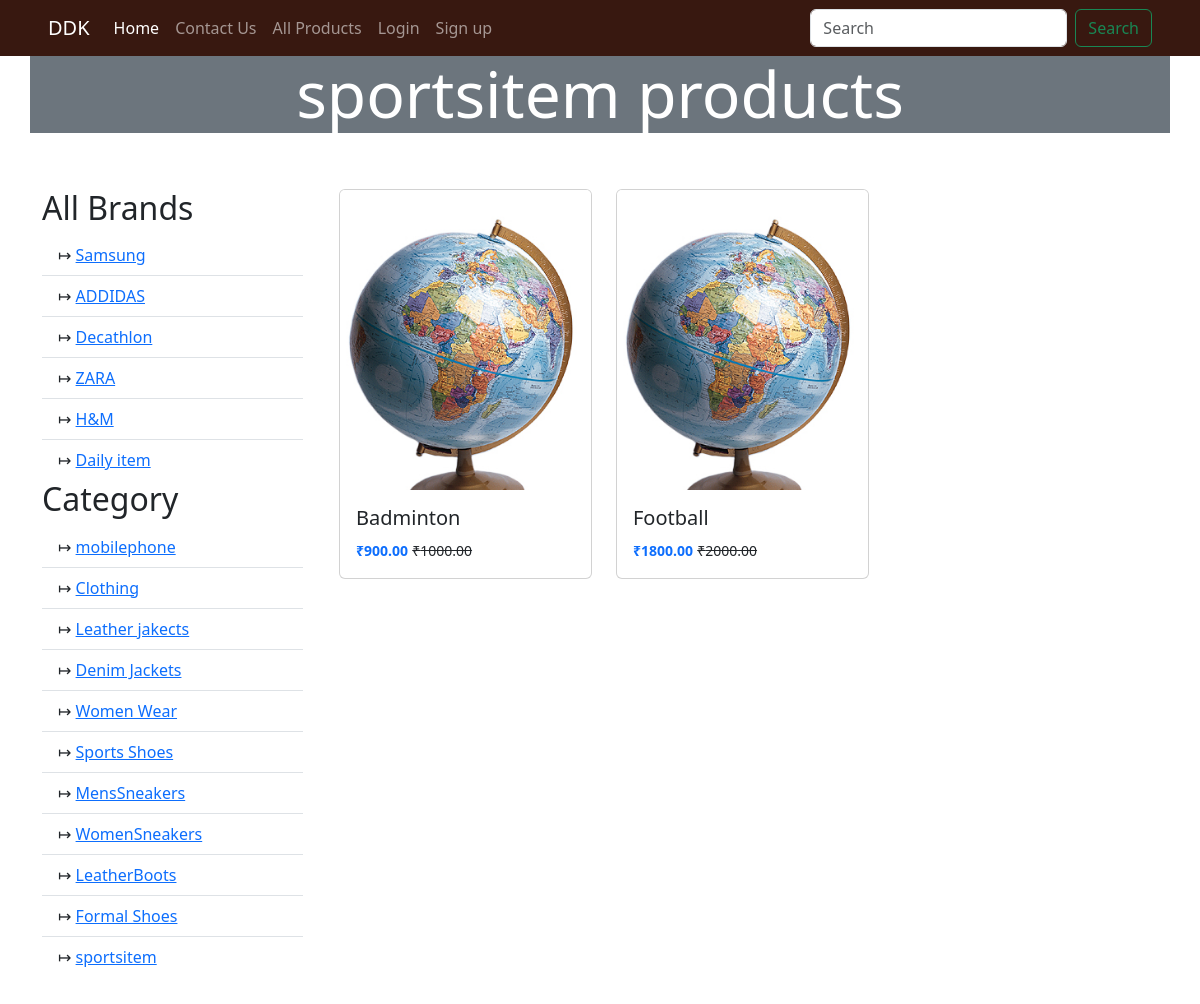
The page /shop/category/sportsitem/all/ on the database its author committed.
### shop/models.py (models this page shows, shortened)
class Category(models.Model):
    name = models.CharField(max_length=50)
    slug = models.SlugField(max_length = 60,unique=True)

class Brand(models.Model):
    name = models.CharField( max_length=50)
    slug = models.SlugField(max_length=60,unique=True)
    logo = models.ImageField(upload_to='brand/logo',blank=True,null=True)
    banner = models.ImageField(upload_to='brand/logo',blank=True,null=True)
    favorite= models.BooleanField(default=False)

class Product(models.Model):
     name = models.CharField( max_length=50)
     slug = models.SlugField(max_length=60,unique=True)
     category= models.ForeignKey(Category, on_delete=models.DO_NOTHING ,related_name='category')
     brand= models.ForeignKey(Brand, on_delete=models.DO_NOTHING,related_name='brand')
     description = models.TextField()
     seller = models.ForeignKey(Seller, on_delete=models.DO_NOTHING,related_name='seller')
     oprice = models.DecimalField(max_digits=10, decimal_places=2)
     sprice = models.DecimalField(max_digits=10, decimal_places=2)
     qty = models.IntegerField(default =1)
     image = models.ImageField( upload_to='product/image', blank=True,null=True)

### shop/views.py (the view)
# urls.py: path('category/<slug:category>/all/',views.category_products,name='category_products'),
def category_products(request,category):
     catObj = Category.objects.get(slug=category)
     products=Product.objects.filter(category=catObj)
     return render(request,'shop/category_products.html',{
        'category': catObj,
        'products': products,
        'brands': Brand.objects.all(),
        'categories': Category.objects.all()
        })

### templates/shop/category_products.html (shortened to what this page needs)
{% extends 'layout/base.html' %}
{% load static %}
{% load crispy_forms_tags %}
{% block body %}
<div class="container px-0 bg-secondary">
    <h2 class="text-center display-3 text-white">
        {{category.name}} products
    </h2>
</div>
<div class="container py-5">
    <div class="row">
        <div class="col">
            <h2>All Brands</h2>
            <ul class="list-group list-group-flush">
                {% for item in brands %}
                <li class="list-group-item"> &RightTeeArrow;
                    <a href="{% url 'brandproduct' item.slug %}">{{item.name}}</a>
                </li>
                {% empty %}
                <li class="list-group-item">No Brands</li>
                {% endfor %}
            </ul>
            <h2>Category</h2>
            <ul class="list-group list-group-flush">
                {% for item in categories %}
                <li class="list-group-item"> &RightTeeArrow;
                    <a href="{% url 'category_products' item.slug %}">{{item.name}}</a>
                </li>
                {% empty %}
                <li class="list-group-item">No Category</li>
                {% endfor %}
            </ul>
        </div>
        <div class="col-md-9">
            <div class="container-fluid">
                <div class="row">
                    {% for item in products %}
                    {% include 'components/product_card.html' with product=item %}
                    {% empty %}
                </div>
            </div>
            <div class="alert alert-primary" role="alert">
                <strong>Warning!</strong> No product available.
            </div>
            {% endfor %}
        </div>
    </div>
</div>
{% endblock %}

### templates/components/product_card.html
{% load static %}
<div class="col-md-4">
    <div class="card">
        {% if product.image %}
        <img class="card-img-top product-img" src="{{product.image.url}}" alt="{{product.name}}">
        {% else %}
        <img class="card-img-top product-img" src="{% static 'images/productdefault.jpg' %}" alt="{{product.img}}">
        {% endif %}
        <div class="card-body">
            <h5 class="card-title">{{product.name}}</h5>
            <p class="card-text">
                <small class="text-primary fw-bold">₹{{product.sprice}}</small>
                <small class="text-decoration-line-through">
                    ₹{{product.oprice}}
                </small>
            </p>
        </div>
    </div>
</div>

### templates/shop/category_products.html (style rules this page uses)
.product-img { height: 300px; object-fit: cover; object-position: top; }

### rows shown on the page
Category: name "sportsitem"
Brand: name "Samsung"
Brand: name "ADDIDAS"
Brand: name "Decathlon"
Brand: name "ZARA"
Brand: name "H&M"
Brand: name "Daily item"
Category: name "mobilephone"
Category: name "Clothing"
Category: name "Leather jakects"
Category: name "Denim Jackets"
Category: name "Women Wear"
Category: name "Sports Shoes"
Category: name "MensSneakers"
Category: name "WomenSneakers"
Category: name "LeatherBoots"
Category: name "Formal Shoes"
Product: name "Badminton", sprice "900.00", oprice "1000.00"
Product: name "Football", sprice "1800.00", oprice "2000.00"
